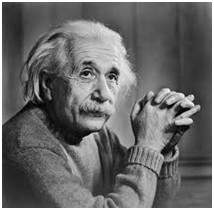
#> input picture Fourier/ein.jpg, 214 x 210 px, found by its file name
$ python 'normal ft.py'
#> lines starting #> are read from the running program, lines starting #| are printed output that depends on the picture
# -*- coding: utf-8 -*-
"""
Created on Tue May 24 18:59:42 2022

@author: Asus
"""

import cv2 as cv
import numpy as np
import matplotlib.pyplot as plt
import math

def scale(img):
    mn = img.min()
    mx = img.max()
    for i in range(img.shape[0]):
        for j in range(img.shape[1]):
            img[i][j] = ((img[i][j]-mn)/(mx-mn))*255
    return img.astype(np.float32)

path = "C:/Users/Asus/imagelab/Image-Processing-and-Computer-Vision-Lab/Fourier/ein.jpg"

img = cv.imread(path)
#> img is the input picture: shape (210, 214, 3); min 0, max 255, mean 103.7

img = cv.cvtColor(img,cv.COLOR_BGR2GRAY)
#> img: shape (210, 214)

plt.imshow(img,'gray')

plt.title("Input")

plt.show()

f = np.fft.fft2(img)

mag1 = np.abs(f)
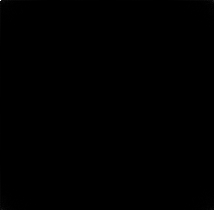
#> mag1: shape (210, 214) float64; min 7.48, max 4661305, mean 3557.8; drawn with min black and max white

plt.imshow(mag1,'gray')

plt.show()

fshift = np.fft.fftshift(f)

mag = np.abs(fshift)

plt.imshow(mag,'gray')

plt.show()

mag = np.log(mag)
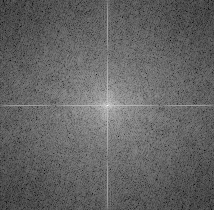
#> mag: shape (210, 214) float64; min 2.01, max 15.35, mean 7.26; drawn with min black and max white

plt.imshow(mag,'gray')

plt.show()

op = np.real(np.fft.ifft2(f))

op = scale(op)
#> in scale, `mn = img.min()`: mn = -8.66e-14
#> in scale, `mx = img.max()`: mx = 255

plt.imshow(op,'gray')

plt.show()
